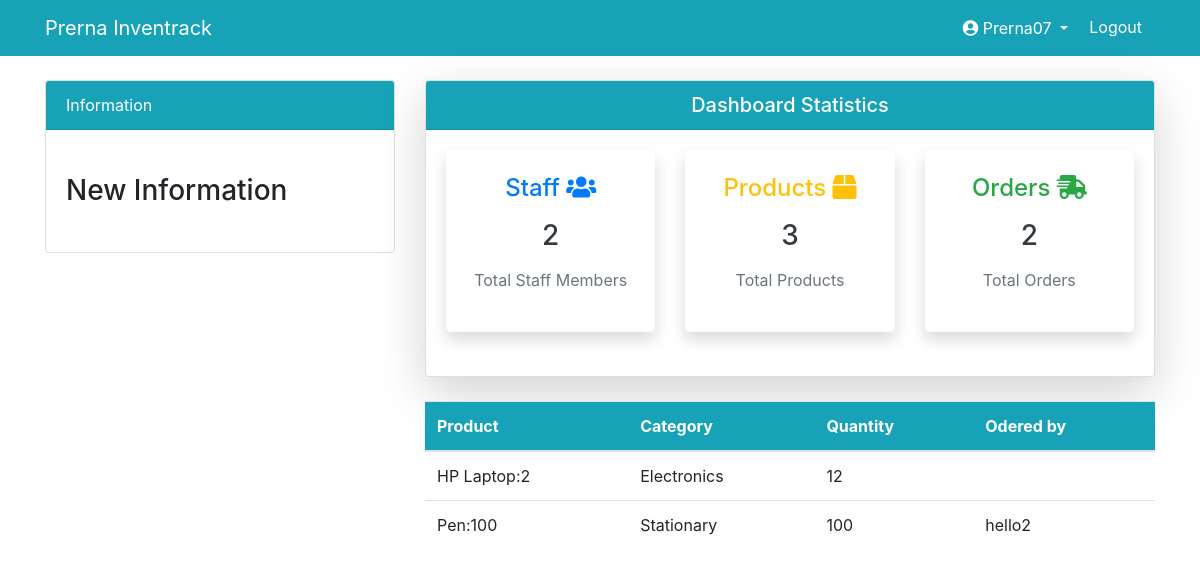
/order/ (signed in), run on the app's committed database.
### dashboard/models.py (models this page shows, shortened)
class Order(models.Model):
    name = models.ForeignKey(Product, on_delete=models.CASCADE, null=True)
    customer = models.ForeignKey(User, on_delete=models.CASCADE, null=True)
    order_quantity = models.PositiveIntegerField(null=True)

class Product(models.Model):
    name = models.CharField(max_length=100, null=True)
    quantity = models.PositiveIntegerField(null=True)
    category = models.CharField(max_length=50, choices=CATEGORY, null=True)
    def __str__(self):
        return f'{self.name}:{self.quantity}'

### dashboard/views.py (the view)
# urls.py: path('order/', views.order, name='dashboard-order'),
@login_required(login_url='user-login')
def order(request):
    order = Order.objects.all()
    order_count = order.count()
    customer = User.objects.filter(groups=2)
    customer_count = customer.count()
    product = Product.objects.all()
    product_count = product.count()
    context = {
        'order': order,
        'customer_count': customer_count,
        'product_count': product_count,
        'order_count': order_count,
    }
    return render(request, 'dashboard/order.html', context)

### templates/dashboard/order.html (shortened to what this page needs)
{% extends 'partials/base.html' %}
{% block content %}
{% include 'partials/topside.html' %}
<div class="row my-4">
    <div class="col-md-4"></div>
    <div class="col-md-8">
        <table class="table bg-white">
            <thead class="bg-info text-white">
                <tr>
                    <th scope="col">Product</th>
                    <th scope="col">Category</th>
                    <th scope="col">Quantity</th>
                    <th scope="col">Odered by</th>
                </tr>
            </thead>
            <tbody>
                {% for order in order %}
                <tr>
                    <td>{{ order.name }}</td>
                    <td>{{ order.name.category }}</td>
                    <td>{{ order.order_quantity }}</td>
                    <td>{{ order.customer.username }}</td>
                </tr>
                {% endfor %}
            </tbody>
        </table>
    </div>
</div>
{% endblock %}

### templates/partials/nav.html (shortened to what this page needs)
<nav class="navbar navbar-expand-lg navbar-info bg-info">
    <div class="container">
        {% if user.is_authenticated %}
        <a class="navbar-brand text-white" href="{% url 'dashboard-index' %}">Prerna Inventrack</a>
        <div class="collapse navbar-collapse" id="navbarSupportedContent">
            <ul class="navbar-nav ml-auto">
                <li class="nav-item active">
                    <a class="nav-link dropdown-toggle text-white fw-semibold" href="{% url 'user-profile' %}" id="navbarDropdown" role="button"
                        data-bs-toggle="dropdown" aria-expanded="false">
                        <i class="fas fa-user-circle"></i> {{ user.username }}
                    </a>
                </li>
                <li class="nav-item">
                    <form id="logout-form" action="{% url 'user-logout' %}" method="POST" style="display: inline;">
                        <button type="submit" class="btn btn-link text-white" style="text-decoration: none;">Logout</button>
                    </form>
                </li>
            </ul>
            {% endif %}
        </div>
    </div>
</nav>

### static/style.css (style rules this page uses)
body { background: rgb(230, 227, 227); }

### data on the page
Order: name "HP Laptop:2", name.category "Electronics", order_quantity "12"
Order: name "Pen:100", name.category "Stationary", order_quantity "100", customer.username "hello2"

### other printed values
{{ user.username }} "Prerna07"
{{ customer_count }} "2"
{{ product_count }} "3"
{{ order_count }} "2"
